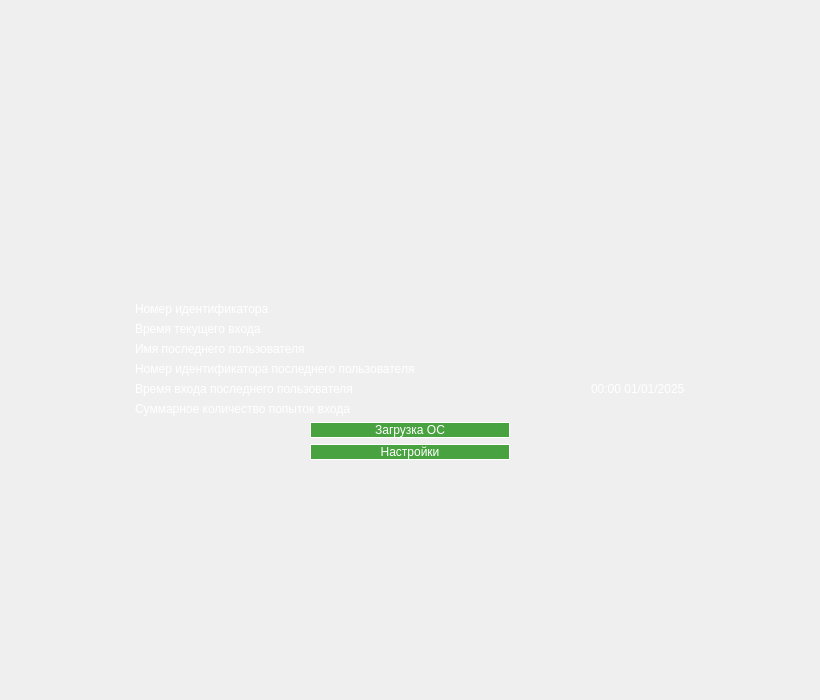
<?xml version="1.0" encoding="UTF-8"?>
<ui version="4.0">
 <class>MainWindow</class>
 <widget class="QMainWindow" name="MainWindow">
  <property name="geometry">
   <rect>
    <x>0</x>
    <y>0</y>
    <width>820</width>
    <height>700</height>
   </rect>
  </property>
  <property name="windowTitle">
   <string>MainWindow</string>
  </property>
  <widget class="QWidget" name="centralwidget">
   <layout class="QVBoxLayout" name="verticalLayout">
    <property name="spacing">
     <number>0</number>
    </property>
    <property name="leftMargin">
     <number>0</number>
    </property>
    <property name="topMargin">
     <number>0</number>
    </property>
    <property name="rightMargin">
     <number>0</number>
    </property>
    <property name="bottomMargin">
     <number>0</number>
    </property>
    <item>
     <widget class="QStackedWidget" name="main_stacked_widget">
      <property name="currentIndex">
       <number>2</number>
      </property>
      <widget class="BackgroundedWidget" name="auth_id_page">
       <layout class="QVBoxLayout" name="verticalLayout_7">
        <property name="spacing">
         <number>0</number>
        </property>
        <item>
         <spacer name="verticalSpacer_6">
          <property name="orientation">
           <enum>Qt::Vertical</enum>
          </property>
          <property name="sizeHint" stdset="0">
           <size>
            <width>20</width>
            <height>426</height>
           </size>
          </property>
         </spacer>
        </item>
        <item>
         <layout class="QVBoxLayout" name="verticalLayout_6">
          <item>
           <widget class="QLabel" name="present_personal_id_label">
            <property name="sizePolicy">
             <sizepolicy hsizetype="Preferred" vsizetype="Preferred">
              <horstretch>0</horstretch>
              <verstretch>0</verstretch>
             </sizepolicy>
            </property>
            <property name="font">
             <font>
              <family>Monospace Regular</family>
              <pointsize>16</pointsize>
              <weight>50</weight>
              <italic>false</italic>
              <bold>false</bold>
             </font>
            </property>
            <property name="text">
             <string>Предъявите персональный идентификатор</string>
            </property>
            <property name="alignment">
             <set>Qt::AlignCenter</set>
            </property>
           </widget>
          </item>
          <item>
           <spacer name="verticalSpacer_5">
            <property name="orientation">
             <enum>Qt::Vertical</enum>
            </property>
            <property name="sizeType">
             <enum>QSizePolicy::Fixed</enum>
            </property>
            <property name="sizeHint" stdset="0">
             <size>
              <width>20</width>
              <height>100</height>
             </size>
            </property>
           </spacer>
          </item>
          <item>
           <layout class="QHBoxLayout" name="horizontalLayout_4">
            <item>
             <widget class="QLabel" name="remaining_time_label_1">
              <property name="text">
               <string>До окончания входа в систему осталось: 120 сек.</string>
              </property>
              <property name="alignment">
               <set>Qt::AlignCenter</set>
              </property>
             </widget>
            </item>
           </layout>
          </item>
         </layout>
        </item>
        <item>
         <spacer name="verticalSpacer_7">
          <property name="orientation">
           <enum>Qt::Vertical</enum>
          </property>
          <property name="sizeType">
           <enum>QSizePolicy::Maximum</enum>
          </property>
          <property name="sizeHint" stdset="0">
           <size>
            <width>20</width>
            <height>250</height>
           </size>
          </property>
         </spacer>
        </item>
       </layout>
      </widget>
      <widget class="BackgroundedWidget" name="passwd_page">
       <property name="styleSheet">
        <string notr="true">QPushButton {
    padding: 0.3em 0.3em 0.3em 0.3em;
    border: 1px solid white;
    background: #48a23f;
    color: white;
}

QLabel {
    padding: 0.3em 0.3em 0.3em 0.3em;
    color: white;
}

QLineEdit {
    padding: 0.3em 0.3em 0.3em 0.3em;
     background: #3d8a36;
     border: none;
}</string>
       </property>
       <layout class="QVBoxLayout" name="verticalLayout_2">
        <property name="spacing">
         <number>0</number>
        </property>
        <item>
         <spacer name="verticalSpacer">
          <property name="orientation">
           <enum>Qt::Vertical</enum>
          </property>
          <property name="sizeHint" stdset="0">
           <size>
            <width>20</width>
            <height>423</height>
           </size>
          </property>
         </spacer>
        </item>
        <item>
         <widget class="QLabel" name="id_label">
          <property name="sizePolicy">
           <sizepolicy hsizetype="Preferred" vsizetype="Preferred">
            <horstretch>0</horstretch>
            <verstretch>0</verstretch>
           </sizepolicy>
          </property>
          <property name="font">
           <font>
            <family>Monospace Regular</family>
            <pointsize>16</pointsize>
            <weight>50</weight>
            <italic>false</italic>
            <bold>false</bold>
           </font>
          </property>
          <property name="text">
           <string>iButton</string>
          </property>
          <property name="alignment">
           <set>Qt::AlignCenter</set>
          </property>
         </widget>
        </item>
        <item>
         <layout class="QHBoxLayout" name="horizontalLayout">
          <item>
           <spacer name="horizontalSpacer">
            <property name="orientation">
             <enum>Qt::Horizontal</enum>
            </property>
            <property name="sizeHint" stdset="0">
             <size>
              <width>40</width>
              <height>20</height>
             </size>
            </property>
           </spacer>
          </item>
          <item>
           <layout class="QVBoxLayout" name="verticalLayout_3">
            <item>
             <widget class="QLabel" name="passwd_label">
              <property name="text">
               <string>Введите пароль</string>
              </property>
             </widget>
            </item>
            <item>
             <widget class="QLineEdit" name="passwd_line_edit">
              <property name="sizePolicy">
               <sizepolicy hsizetype="Fixed" vsizetype="Fixed">
                <horstretch>0</horstretch>
                <verstretch>0</verstretch>
               </sizepolicy>
              </property>
              <property name="minimumSize">
               <size>
                <width>200</width>
                <height>0</height>
               </size>
              </property>
             </widget>
            </item>
            <item>
             <spacer name="verticalSpacer_9">
              <property name="orientation">
               <enum>Qt::Vertical</enum>
              </property>
              <property name="sizeType">
               <enum>QSizePolicy::Fixed</enum>
              </property>
              <property name="sizeHint" stdset="0">
               <size>
                <width>20</width>
                <height>5</height>
               </size>
              </property>
             </spacer>
            </item>
            <item>
             <widget class="QPushButton" name="enter_push_button">
              <property name="sizePolicy">
               <sizepolicy hsizetype="Fixed" vsizetype="Fixed">
                <horstretch>0</horstretch>
                <verstretch>0</verstretch>
               </sizepolicy>
              </property>
              <property name="minimumSize">
               <size>
                <width>200</width>
                <height>0</height>
               </size>
              </property>
              <property name="text">
               <string>Войти</string>
              </property>
             </widget>
            </item>
           </layout>
          </item>
          <item>
           <spacer name="horizontalSpacer_2">
            <property name="orientation">
             <enum>Qt::Horizontal</enum>
            </property>
            <property name="sizeHint" stdset="0">
             <size>
              <width>40</width>
              <height>20</height>
             </size>
            </property>
           </spacer>
          </item>
         </layout>
        </item>
        <item>
         <widget class="QLabel" name="remaining_time_label_2">
          <property name="text">
           <string>До окончания входа в систему осталось: 120 сек.</string>
          </property>
          <property name="alignment">
           <set>Qt::AlignCenter</set>
          </property>
         </widget>
        </item>
        <item>
         <spacer name="verticalSpacer_2">
          <property name="orientation">
           <enum>Qt::Vertical</enum>
          </property>
          <property name="sizeType">
           <enum>QSizePolicy::Maximum</enum>
          </property>
          <property name="sizeHint" stdset="0">
           <size>
            <width>20</width>
            <height>250</height>
           </size>
          </property>
         </spacer>
        </item>
       </layout>
      </widget>
      <widget class="BackgroundedWidget" name="admin_action_page">
       <property name="styleSheet">
        <string notr="true">QPushButton {
    padding: 0.3em 0.3em 0.3em 0.3em;
    border: 1px solid white;
    background: #48a23f;
    color: white;
}

QLabel {
    padding: 0.3em 0.3em 0.3em 0.3em;
    color: white;
}

QLineEdit {
    padding: 0.3em 0.3em 0.3em 0.3em;
     background: #3d8a36;
     border: none;
}</string>
       </property>
       <layout class="QGridLayout" name="gridLayout_2">
        <item row="0" column="1">
         <spacer name="verticalSpacer_3">
          <property name="orientation">
           <enum>Qt::Vertical</enum>
          </property>
          <property name="sizeHint" stdset="0">
           <size>
            <width>20</width>
            <height>312</height>
           </size>
          </property>
         </spacer>
        </item>
        <item row="1" column="0">
         <spacer name="horizontalSpacer_3">
          <property name="orientation">
           <enum>Qt::Horizontal</enum>
          </property>
          <property name="sizeHint" stdset="0">
           <size>
            <width>359</width>
            <height>20</height>
           </size>
          </property>
         </spacer>
        </item>
        <item row="1" column="1">
         <layout class="QVBoxLayout" name="verticalLayout_8">
          <item>
           <layout class="QGridLayout" name="gridLayout">
            <item row="3" column="0">
             <widget class="QLabel" name="last_user_id_label">
              <property name="minimumSize">
               <size>
                <width>450</width>
                <height>0</height>
               </size>
              </property>
              <property name="text">
               <string>Номер идентификатора последнего пользователя</string>
              </property>
             </widget>
            </item>
            <item row="5" column="0">
             <widget class="QLabel" name="total_attempts_count_label">
              <property name="text">
               <string>Суммарное количество попыток входа</string>
              </property>
             </widget>
            </item>
            <item row="1" column="1">
             <widget class="QLabel" name="current_user_time_value">
              <property name="text">
               <string/>
              </property>
             </widget>
            </item>
            <item row="1" column="0">
             <widget class="QLabel" name="current_user_time_label">
              <property name="text">
               <string>Время текущего входа</string>
              </property>
             </widget>
            </item>
            <item row="4" column="1">
             <widget class="QLabel" name="last_user_time_value">
              <property name="text">
               <string>00:00 01/01/2025</string>
              </property>
             </widget>
            </item>
            <item row="0" column="0">
             <widget class="QLabel" name="current_user_id_label">
              <property name="text">
               <string>Номер идентификатора</string>
              </property>
             </widget>
            </item>
            <item row="5" column="1">
             <widget class="QLabel" name="total_attempts_count_value">
              <property name="text">
               <string/>
              </property>
             </widget>
            </item>
            <item row="3" column="1">
             <widget class="QLabel" name="last_user_id_value">
              <property name="text">
               <string/>
              </property>
             </widget>
            </item>
            <item row="2" column="0">
             <widget class="QLabel" name="last_user_name_label">
              <property name="text">
               <string>Имя последнего пользователя</string>
              </property>
             </widget>
            </item>
            <item row="2" column="1">
             <widget class="QLabel" name="last_user_name_value">
              <property name="text">
               <string/>
              </property>
             </widget>
            </item>
            <item row="0" column="1">
             <widget class="QLabel" name="current_user_id_value">
              <property name="text">
               <string/>
              </property>
             </widget>
            </item>
            <item row="4" column="0">
             <widget class="QLabel" name="last_user_time_label">
              <property name="text">
               <string>Время входа последнего пользователя</string>
              </property>
             </widget>
            </item>
           </layout>
          </item>
          <item>
           <spacer name="verticalSpacer_8">
            <property name="orientation">
             <enum>Qt::Vertical</enum>
            </property>
            <property name="sizeType">
             <enum>QSizePolicy::Maximum</enum>
            </property>
            <property name="sizeHint" stdset="0">
             <size>
              <width>20</width>
              <height>20</height>
             </size>
            </property>
           </spacer>
          </item>
          <item>
           <layout class="QHBoxLayout" name="horizontalLayout_2">
            <item>
             <spacer name="horizontalSpacer_5">
              <property name="orientation">
               <enum>Qt::Horizontal</enum>
              </property>
              <property name="sizeHint" stdset="0">
               <size>
                <width>40</width>
                <height>20</height>
               </size>
              </property>
             </spacer>
            </item>
            <item>
             <layout class="QVBoxLayout" name="verticalLayout_4">
              <item>
               <widget class="QPushButton" name="load_sys_push_button">
                <property name="sizePolicy">
                 <sizepolicy hsizetype="Preferred" vsizetype="Fixed">
                  <horstretch>0</horstretch>
                  <verstretch>0</verstretch>
                 </sizepolicy>
                </property>
                <property name="minimumSize">
                 <size>
                  <width>200</width>
                  <height>0</height>
                 </size>
                </property>
                <property name="maximumSize">
                 <size>
                  <width>200</width>
                  <height>16777215</height>
                 </size>
                </property>
                <property name="layoutDirection">
                 <enum>Qt::LeftToRight</enum>
                </property>
                <property name="text">
                 <string>Загрузка ОС</string>
                </property>
               </widget>
              </item>
              <item>
               <widget class="QPushButton" name="go_settings_push_button">
                <property name="sizePolicy">
                 <sizepolicy hsizetype="Preferred" vsizetype="Fixed">
                  <horstretch>0</horstretch>
                  <verstretch>0</verstretch>
                 </sizepolicy>
                </property>
                <property name="minimumSize">
                 <size>
                  <width>200</width>
                  <height>0</height>
                 </size>
                </property>
                <property name="maximumSize">
                 <size>
                  <width>200</width>
                  <height>16777215</height>
                 </size>
                </property>
                <property name="text">
                 <string>Настройки</string>
                </property>
               </widget>
              </item>
             </layout>
            </item>
            <item>
             <spacer name="horizontalSpacer_6">
              <property name="orientation">
               <enum>Qt::Horizontal</enum>
              </property>
              <property name="sizeHint" stdset="0">
               <size>
                <width>40</width>
                <height>20</height>
               </size>
              </property>
             </spacer>
            </item>
           </layout>
          </item>
         </layout>
        </item>
        <item row="1" column="2">
         <spacer name="horizontalSpacer_4">
          <property name="orientation">
           <enum>Qt::Horizontal</enum>
          </property>
          <property name="sizeHint" stdset="0">
           <size>
            <width>358</width>
            <height>20</height>
           </size>
          </property>
         </spacer>
        </item>
        <item row="2" column="1">
         <spacer name="verticalSpacer_4">
          <property name="orientation">
           <enum>Qt::Vertical</enum>
          </property>
          <property name="sizeType">
           <enum>QSizePolicy::Maximum</enum>
          </property>
          <property name="sizeHint" stdset="0">
           <size>
            <width>20</width>
            <height>250</height>
           </size>
          </property>
         </spacer>
        </item>
       </layout>
      </widget>
      <widget class="QWidget" name="settings_page">
       <layout class="QVBoxLayout" name="verticalLayout_5">
        <property name="spacing">
         <number>0</number>
        </property>
        <property name="leftMargin">
         <number>0</number>
        </property>
        <property name="topMargin">
         <number>0</number>
        </property>
        <property name="rightMargin">
         <number>0</number>
        </property>
        <property name="bottomMargin">
         <number>0</number>
        </property>
        <item>
         <layout class="QHBoxLayout" name="topHorizontalLayout">
          <property name="spacing">
           <number>0</number>
          </property>
         </layout>
        </item>
        <item>
         <widget class="QWidget" name="widget" native="true">
          <property name="styleSheet">
           <string notr="true">background-color: white;</string>
          </property>
          <layout class="QHBoxLayout" name="horizontalLayout_3">
           <property name="spacing">
            <number>0</number>
           </property>
           <property name="leftMargin">
            <number>0</number>
           </property>
           <property name="topMargin">
            <number>0</number>
           </property>
           <property name="rightMargin">
            <number>0</number>
           </property>
           <property name="bottomMargin">
            <number>0</number>
           </property>
           <item>
            <widget class="QLabel" name="left_label">
             <property name="sizePolicy">
              <sizepolicy hsizetype="Minimum" vsizetype="Preferred">
               <horstretch>0</horstretch>
               <verstretch>0</verstretch>
              </sizepolicy>
             </property>
             <property name="minimumSize">
              <size>
               <width>0</width>
               <height>50</height>
              </size>
             </property>
             <property name="text">
              <string/>
             </property>
             <property name="pixmap">
              <pixmap>top_left.png</pixmap>
             </property>
            </widget>
           </item>
           <item>
            <spacer name="horizontalSpacer_7">
             <property name="orientation">
              <enum>Qt::Horizontal</enum>
             </property>
             <property name="sizeHint" stdset="0">
              <size>
               <width>254</width>
               <height>20</height>
              </size>
             </property>
            </spacer>
           </item>
           <item>
            <widget class="QLabel" name="right_label">
             <property name="sizePolicy">
              <sizepolicy hsizetype="Minimum" vsizetype="Preferred">
               <horstretch>0</horstretch>
               <verstretch>0</verstretch>
              </sizepolicy>
             </property>
             <property name="minimumSize">
              <size>
               <width>0</width>
               <height>50</height>
              </size>
             </property>
             <property name="text">
              <string/>
             </property>
             <property name="pixmap">
              <pixmap>top_right.png</pixmap>
             </property>
            </widget>
           </item>
          </layout>
         </widget>
        </item>
        <item>
         <layout class="QHBoxLayout" name="mainHorizontalLayout">
          <property name="spacing">
           <number>0</number>
          </property>
          <item>
           <widget class="QStackedWidget" name="stackedWidget">
            <property name="styleSheet">
             <string notr="true">background-color: white;</string>
            </property>
            <property name="currentIndex">
             <number>-1</number>
            </property>
           </widget>
          </item>
         </layout>
        </item>
        <item>
         <widget class="QLabel" name="bottom_label">
          <property name="minimumSize">
           <size>
            <width>0</width>
            <height>32</height>
           </size>
          </property>
          <property name="styleSheet">
           <string notr="true">            QWidget {
                font: 8pt 'Monospace Regular';
                color: white;
                background-color: #30363F;
            }
</string>
          </property>
          <property name="text">
           <string>Ctrl+1 - Меню   Ctrl+2 - Основное окно   Tab - Переместить курсор   F1 - Справка   F2 - О программе</string>
          </property>
         </widget>
        </item>
       </layout>
      </widget>
     </widget>
    </item>
   </layout>
  </widget>
 </widget>
 <customwidgets>
  <customwidget>
   <class>BackgroundedWidget</class>
   <extends>QWidget</extends>
   <header>BackgroundedWidget</header>
   <container>1</container>
  </customwidget>
 </customwidgets>
 <tabstops>
  <tabstop>passwd_line_edit</tabstop>
  <tabstop>enter_push_button</tabstop>
  <tabstop>go_settings_push_button</tabstop>
  <tabstop>load_sys_push_button</tabstop>
 </tabstops>
 <resources/>
 <connections/>
</ui>
